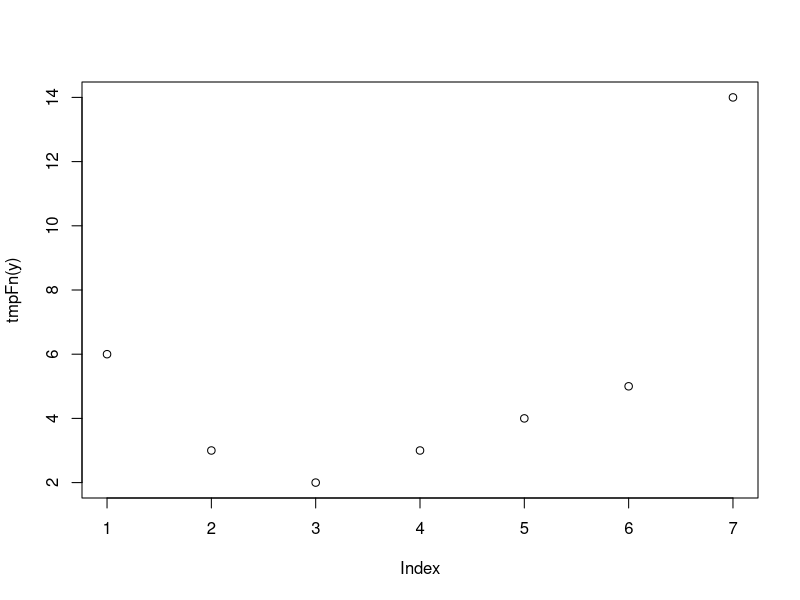

R code for this plot: (Note: this script raises an error after producing the figure.)
#assignment 3
#question 1 
#a 
tmpFn1 <- function(xVec){
  return(xVec^(1:length(xVec)))
}
a <- c(1:5)
b <- tmpFn1(a)
b
tmpFn2 <- function(xVec2){
  return(xVec2^(1:length(xVec2))/(1:length(xVec2)))
}
a <- c(1:5)
b <- tmpFn2(a)
b
#b
tmpFn3 <- function(x){
  return(1+sum((x^(1:length(x))/(1:length(x)))))
}
a <- c(1:5)
b <- tmpFn3(a)
b

#question 2 
tmpFn <- function(xVec){
  n <- length(xVec)
  return((xVec[1:(n-2)]+xVec[2:(n-1)]+xVec[3:n])/3)
}
a <- c(1:5, 6:1)
b <- tmpFn(a)
b

#question 3 
tmpFn <- function(x){
  ifelse(x<0, x^2+2*x+3, ifelse(x<2, x+3, x^2+4*x-7))
}
y <- c(-3:3)
plot(tmpFn(y))

#question 4 
tmpFn <- function(matrix){
  x <- matrix[mat%%2==1]
  x*2
  matrix(x)
}
matrix(x)